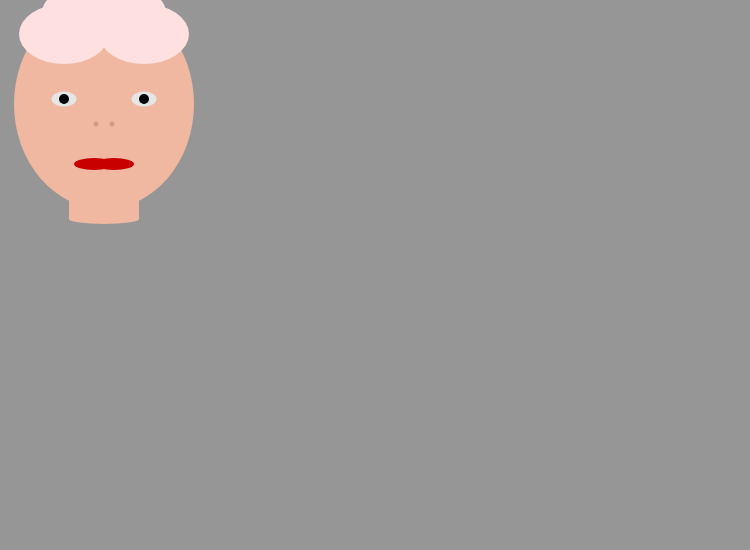
Frame 1 (no input)
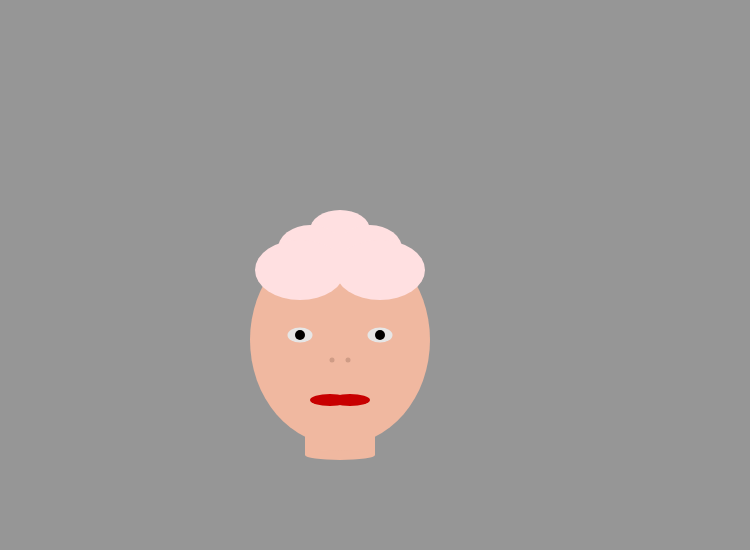
Frame 60 (no input)
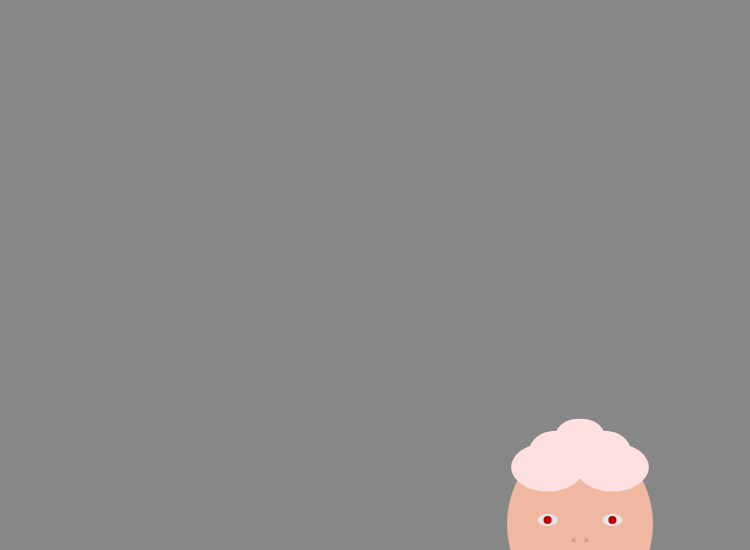
Frame 120 (the mouse pressed at the canvas centre since frame 60)

The p5.js sketch that drew these frames (run headless with seeded random() and noise() and a simulated clock; from frame 60 on, the mouse is pressed at the canvas centre):

// p5.js sketch
// ── sketch.js
var faceScale = 1.0;
var faceX = 100;
var faceY = 100;
var hradiX = 4;
var hradiY = 4;

var bakLitur = 150;
var augnLitur = 0;

function setup() {
  createCanvas(750,550);
  rectMode(CENTER);
}
function draw() {
  background(bakLitur);
  noStroke();
  //Látum andlitið hreyfast
  faceX = faceX + hradiX;
  faceY = faceY + hradiY;
  if (abs(faceX - width/2)> width/2){
      hradiX = -1*hradiX;
      faceScale = random (0.5,2.0);
      augnLitur = random (0,255);
      bakLitur = random (100,200);
    }
    if (abs(faceY - height/2)> height/2){
      hradiY = -1*hradiY;
      faceScale = random (0.5,2.0);
      augnLitur = random (0,255);
      bakLitur = random (100,200);
    }

  //teiknum ömmu
  amma(faceX,faceY,faceScale,augnLitur);
}

function mousePressed() {
	faceScale = random (0.5,2.0);
}

function amma(ammaX,ammaY,ammaScale,ammaAugnLitur) {
  //teiknum Andlit
  fill(240,184,160);
  ellipse(ammaX, ammaY, 180 * ammaScale, 210 * ammaScale);
  rect(ammaX, ammaY + 100 * ammaScale, 70 * ammaScale, 30 * ammaScale);
  ellipse(ammaX, ammaY + 115 * ammaScale, 70 * ammaScale, 10 * ammaScale);

  //teiknum hár
  fill(255,224,225);
  ellipse(ammaX, ammaY - 110 * ammaScale, 60 * ammaScale, 40 * ammaScale);
  ellipse(ammaX - 30 * ammaScale, ammaY - 90 * ammaScale, 65 * ammaScale, 50 * ammaScale);
  ellipse(ammaX + 30 * ammaScale, ammaY - 90 * ammaScale, 65 * ammaScale, 50 * ammaScale);
  ellipse(ammaX - 40 * ammaScale, ammaY - 70 * ammaScale, 90 * ammaScale, 60 * ammaScale);
  ellipse(ammaX + 40 * ammaScale, ammaY - 70 * ammaScale, 90 * ammaScale, 60 * ammaScale);

  //teiknum varir
  fill(200,0,0);
  ellipse(ammaX - 10 * ammaScale, ammaY + 60 * ammaScale, 40 * ammaScale, 12 * ammaScale);
  ellipse(ammaX + 10 * ammaScale, ammaY + 60 * ammaScale, 40 * ammaScale, 12 * ammaScale);
  //ellipse(ammaX, ammaY + 45 * ammaScale, 40 * ammaScale, 10 * ammaScale);

  //teiknum augu
  fill(230);
  ellipse(ammaX + 40 * ammaScale, ammaY - 5 * ammaScale, 25 * ammaScale, 15 * ammaScale);
  ellipse(ammaX - 40 * ammaScale, ammaY - 5 * ammaScale, 25 * ammaScale, 15 * ammaScale);
  //teiknum augnsteina
  fill(ammaAugnLitur, 0, 0);
  ellipse(ammaX + 40 * ammaScale, ammaY - 5 * ammaScale, 10 * ammaScale, 10 * ammaScale);
  ellipse(ammaX - 40 * ammaScale, ammaY - 5 * ammaScale, 10 * ammaScale, 10 * ammaScale);

  //teiknum nefop
  fill(207, 156, 134);
  ellipse(ammaX + 8 * ammaScale, ammaY + 20 * ammaScale, 5 * ammaScale, 5 * ammaScale);
  ellipse(ammaX - 8 * ammaScale, ammaY + 20 * ammaScale, 5 * ammaScale, 5 * ammaScale);
}
